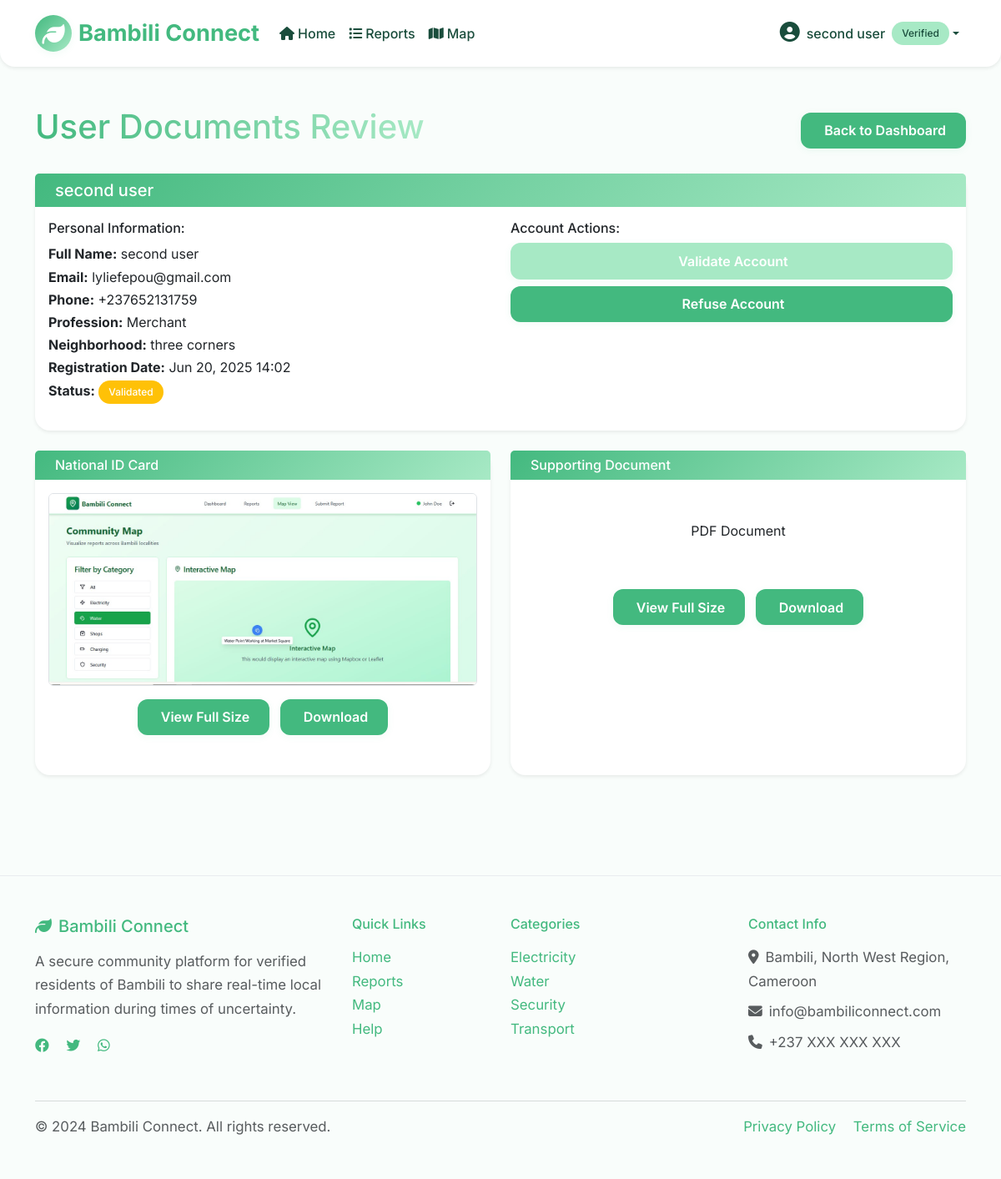
The app's page /dashboard/view-user-documents/3/ (signed in) with its own data.
### trustwave/models.py (models this page shows, shortened)
class CustomUser(AbstractUser):
    username = None
    full_name = models.CharField(max_length=255, help_text="Enter your full name as it appears on your ID")
    email = models.EmailField(_('email address'), unique=True)
    phone_number = models.CharField(
        max_length=15,
        validators=[RegexValidator(r'^\+?237\d{9}$', message="Phone number must be in Cameroon format: +237XXXXXXXXX")],
        unique=True,
        help_text="Enter your phone number in format: +237XXXXXXXXX"
    )
    profession = models.CharField(
        max_length=20,
        choices=ProfessionType.choices,
        default=ProfessionType.OTHER
    )
    neighborhood = models.CharField(
        max_length=255,
        help_text="Enter your specific neighborhood in Bambili (e.g., Mile 4, Ntarinkon, etc.)"
    )
    id_card = models.ImageField(
        upload_to=user_directory_path,
        validators=[FileExtensionValidator(allowed_extensions=['jpg', 'jpeg', 'png', 'pdf'])],
        help_text="Upload a clear photo of your National ID card (JPG, PNG, or PDF)"
    )
    supporting_doc = models.FileField(
        upload_to=user_directory_path,
        blank=True,
        null=True,
        validators=[FileExtensionValidator(allowed_extensions=['jpg', 'jpeg', 'png', 'pdf'])],
        help_text="Optional: Upload additional supporting document (JPG, PNG, or PDF)"
    )
    status = models.CharField(
        max_length=20,
        choices=AccountStatus.choices,
        default=AccountStatus.PENDING
    )
    created_at = models.DateTimeField(auto_now_add=True)
    updated_at = models.DateTimeField(auto_now=True)
    last_login_ip = models.GenericIPAddressField(blank=True, null=True)
    is_admin = models.BooleanField(default=False)
    approved_by = models.ForeignKey(
        'self',
        on_delete=models.SET_NULL,
        blank=True,
        null=True,
        related_name='approved_users'
    )
    approved_at = models.DateTimeField(blank=True, null=True)
    rejection_reason = models.TextField(blank=True, null=True)
    objects = CustomUserManager()
    USERNAME_FIELD = 'email'
    REQUIRED_FIELDS = ['full_name', 'phone_number', 'profession', 'neighborhood']
    @property
    def can_post_reports(self):
        return self.is_verified and self.status != AccountStatus.SUSPENDED

### trustwave/views.py (the view)
# urls.py: path('dashboard/view-user-documents/<int:user_id>/', views.view_user_documents, name='view_user_documents'),
@staff_member_required
def view_user_documents(request, user_id):
    user = get_object_or_404(CustomUser, id=user_id)
    context = {
        'user': user,
    }
    return render(request, 'trustwave/view_user_documents.html', context)

### trustwave/templates/trustwave/view_user_documents.html (shortened to what this page needs)
{% extends "base.html" %}
{% block content %}
<div class="container py-5">
    <div class="row">
        <div class="col-12">
            <div class="d-flex justify-content-between align-items-center mb-4">
                <h1 class="wave-text">User Documents Review</h1>
                <a href="{% url 'admin_dashboard' %}" class="btn btn-secondary">
                     Back to Dashboard
                </a>
            </div>
            <div class="card shadow-sm mb-4">
                <div class="card-header bg-primary text-white">
                    <h5 class="mb-0">
                        {{ user.full_name }}
                    </h5>
                </div>
                <div class="card-body">
                    <div class="row">
                        <div class="col-md-6">
                            <h6>Personal Information:</h6>
                            <ul class="list-unstyled">
                                <li><strong>Full Name:</strong> {{ user.full_name }}</li>
                                <li><strong>Email:</strong> {{ user.email }}</li>
                                <li><strong>Phone:</strong> {{ user.phone_number }}</li>
                                <li><strong>Profession:</strong> {{ user.get_profession_display }}</li>
                                <li><strong>Neighborhood:</strong> {{ user.neighborhood }}</li>
                                <li><strong>Registration Date:</strong> {{ user.created_at|date:"M d, Y H:i" }}</li>
                                <li><strong>Status:</strong>
                                    <span class="badge bg-warning">{{ user.get_status_display }}</span>
                                </li>
                            </ul>
                        </div>
                        <div class="col-md-6">
                            <h6>Account Actions:</h6>
                            <div class="d-grid gap-2">
                                <a href="{% url 'validate_user' user.id %}" class="btn btn-success">
                                     Validate Account
                                </a>
                                <a href="{% url 'refuse_user' user.id %}" class="btn btn-danger">
                                     Refuse Account
                                </a>
                            </div>
                        </div>
                    </div>
                </div>
            </div>
            <div class="row">
                <div class="col-md-6 mb-4">
                    <div class="card shadow-sm h-100">
                        <div class="card-header bg-info text-white">
                            <h6 class="mb-0">
                                National ID Card
                            </h6>
                        </div>
                        <div class="card-body text-center">
                            {% if user.id_card %}
                                <div class="mb-3">
                                    <img src="{{ user.id_card.url }}"
                                         alt="ID Card"
                                         class="img-fluid rounded border"
                                         style="max-height: 300px; cursor: pointer;"
                                         onclick="openImageModal('{{ user.id_card.url }}', 'National ID Card')">
                                </div>
                                <a href="{{ user.id_card.url }}"
                                   target="_blank"
                                   class="btn btn-primary">
                                     View Full Size
                                </a>
                                <a href="{{ user.id_card.url }}"
                                   download
                                   class="btn btn-outline-secondary ms-2">
                                     Download
                                </a>
                            {% else %}
                                <div class="text-muted py-5">
                                    <i class="bi bi-file-earmark-x fs-1"></i>
                                    <p class="mt-2">No ID card uploaded</p>
                                </div>
                            {% endif %}
                        </div>
                    </div>
                </div>
                <div class="col-md-6 mb-4">
                    <div class="card shadow-sm h-100">
                        <div class="card-header bg-secondary text-white">
                            <h6 class="mb-0">
                                Supporting Document
                            </h6>
                        </div>
                        <div class="card-body text-center">
                            {% if user.supporting_doc %}
                                <div class="mb-3">
                                    {% if user.supporting_doc.url|slice:"-4:" == ".pdf" %}
                                        <div class="py-4">
                                            <p class="mt-2">PDF Document</p>
                                        </div>
                                    {% else %}
                                        <img src="{{ user.supporting_doc.url }}"
                                             alt="Supporting Document"
                                             class="img-fluid rounded border"
                                             style="max-height: 300px; cursor: pointer;"
                                             onclick="openImageModal('{{ user.supporting_doc.url }}', 'Supporting Document')">
                                    {% endif %}
                                </div>
                                <a href="{{ user.supporting_doc.url }}"
                                   target="_blank"
                                   class="btn btn-primary">
                                     View Full Size
                                </a>
                                <a href="{{ user.supporting_doc.url }}"
                                   download
                                   class="btn btn-outline-secondary ms-2">
                                     Download
                                </a>
                            {% else %}
                                <div class="text-muted py-5">
                                    <i class="bi bi-file-earmark-x fs-1"></i>
                                    <p class="mt-2">No supporting document uploaded</p>
                                </div>
                            {% endif %}
                        </div>
                    </div>
                </div>
            </div>
        </div>
    </div>
</div>
{% endblock %}

### templates/base.html (shortened to what this page needs)
<!DOCTYPE html>
<html lang="en">
<head>
    <link href="https://cdn.jsdelivr.net/npm/bootstrap@5.3.0/dist/css/bootstrap.min.css" rel="stylesheet">
    <link href="https://cdnjs.cloudflare.com/ajax/libs/font-awesome/6.4.0/css/all.min.css" rel="stylesheet">
    <link rel="stylesheet" href="https://unpkg.com/leaflet@1.9.4/dist/leaflet.css" />
    <link href="{% load static %}{% static 'css/base.css' %}" rel="stylesheet">
    <link href="{% static 'css/styles.css' %}" rel="stylesheet">
</head>
<body>
    <nav class="navbar navbar-expand-lg shadow-sm sticky-top">
        <div class="container">
            <a class="navbar-brand d-flex align-items-center" href="{% url 'trustwave:home' %}">
                <div class="logo-icon me-2">
                    <i class="fas fa-leaf"></i>
                </div>
                <span class="fw-bold">Bambili Connect</span>
            </a>
            <div class="collapse navbar-collapse" id="navbarNav">
                <ul class="navbar-nav me-auto">
                    <li class="nav-item">
                        <a class="nav-link" href="{% url 'trustwave:home' %}"><i class="fas fa-home me-1"></i>Home</a>
                    </li>
                    <li class="nav-item">
                        <a class="nav-link" href="{% url 'trustwave:report_list' %}"><i class="fas fa-list me-1"></i>Reports</a>
                    </li>
                    <li class="nav-item">
                        <a class="nav-link" href="{% url 'trustwave:map_view' %}"><i class="fas fa-map me-1"></i>Map</a>
                    </li>
                </ul>
                <ul class="navbar-nav">
                    {% if user.is_authenticated %}
                        <li class="nav-item dropdown">
                            <a class="nav-link dropdown-toggle d-flex align-items-center" href="#" id="navbarDropdown" role="button" data-bs-toggle="dropdown">
                                <div class="user-avatar me-2">
                                    <i class="fas fa-user-circle"></i>
                                </div>
                                {{ user.full_name|truncatechars:15 }}
                                {% if user.status == 'pending' %}
                                    <span class="badge status-badge-pending ms-2">Pending</span>
                                {% elif user.status == 'validated' %}
                                    <span class="badge status-badge-validated ms-2">Verified</span>
                                {% endif %}
                            </a>
                        </li>
                    {% endif %}
                </ul>
            </div>
        </div>
    </nav>
    <main>
        {% block content %}{% endblock %}
    </main>
    <footer class="py-5 mt-5">
        <div class="container">
            <div class="row">
                <div class="col-lg-4 mb-4">
                    <h5 class="text-primary mb-3"><i class="fas fa-leaf me-2"></i>Bambili Connect</h5>
                    <p class="text-muted">A secure community platform for verified residents of Bambili to share real-time local information during times of uncertainty.</p>
                    <div class="social-links">
                        <a href="#" class="me-3"><i class="fab fa-facebook"></i></a>
                        <a href="#" class="me-3"><i class="fab fa-twitter"></i></a>
                        <a href="#" class="me-3"><i class="fab fa-whatsapp"></i></a>
                    </div>
                </div>
                <div class="col-lg-2 mb-4">
                    <h6 class="text-primary mb-3">Quick Links</h6>
                    <ul class="list-unstyled">
                        <li><a href="{% url 'trustwave:home' %}">Home</a></li>
                        <li><a href="{% url 'trustwave:report_list' %}">Reports</a></li>
                        <li><a href="{% url 'trustwave:map_view' %}">Map</a></li>
                        <li><a href="#">Help</a></li>
                    </ul>
                </div>
                <div class="col-lg-3 mb-4">
                    <h6 class="text-primary mb-3">Categories</h6>
                    <ul class="list-unstyled">
                        <li><a href="#">Electricity</a></li>
                        <li><a href="#">Water</a></li>
                        <li><a href="#">Security</a></li>
                        <li><a href="#">Transport</a></li>
                    </ul>
                </div>
                <div class="col-lg-3 mb-4">
                    <h6 class="text-primary mb-3">Contact Info</h6>
                    <p class="text-muted mb-2"><i class="fas fa-map-marker-alt me-2"></i>Bambili, North West Region, Cameroon</p>
                    <p class="text-muted mb-2"><i class="fas fa-envelope me-2"></i>info@bambiliconnect.com</p>
                    <p class="text-muted"><i class="fas fa-phone me-2"></i>+237 XXX XXX XXX</p>
                </div>
            </div>
            <hr class="border-secondary">
            <div class="row align-items-center">
                <div class="col-md-6">
                    <p class="text-muted mb-0">&copy; 2024 Bambili Connect. All rights reserved.</p>
                </div>
                <div class="col-md-6 text-md-end">
                    <a href="#" class="me-3">Privacy Policy</a>
                    <a href="#">Terms of Service</a>
                </div>
            </div>
        </div>
    </footer>
    <script src="{% load static %}{% static 'js/main.js' %}"></script>
</body>
</html>

### records on screen
CustomUser: full_name "second user", email "lyliefepou@gmail.com", phone_number "+237652131759", profession "Merchant", neighborhood "three corners", created_at "Jun 20, 2025 14:02", status "Validated", id_card (picture)
